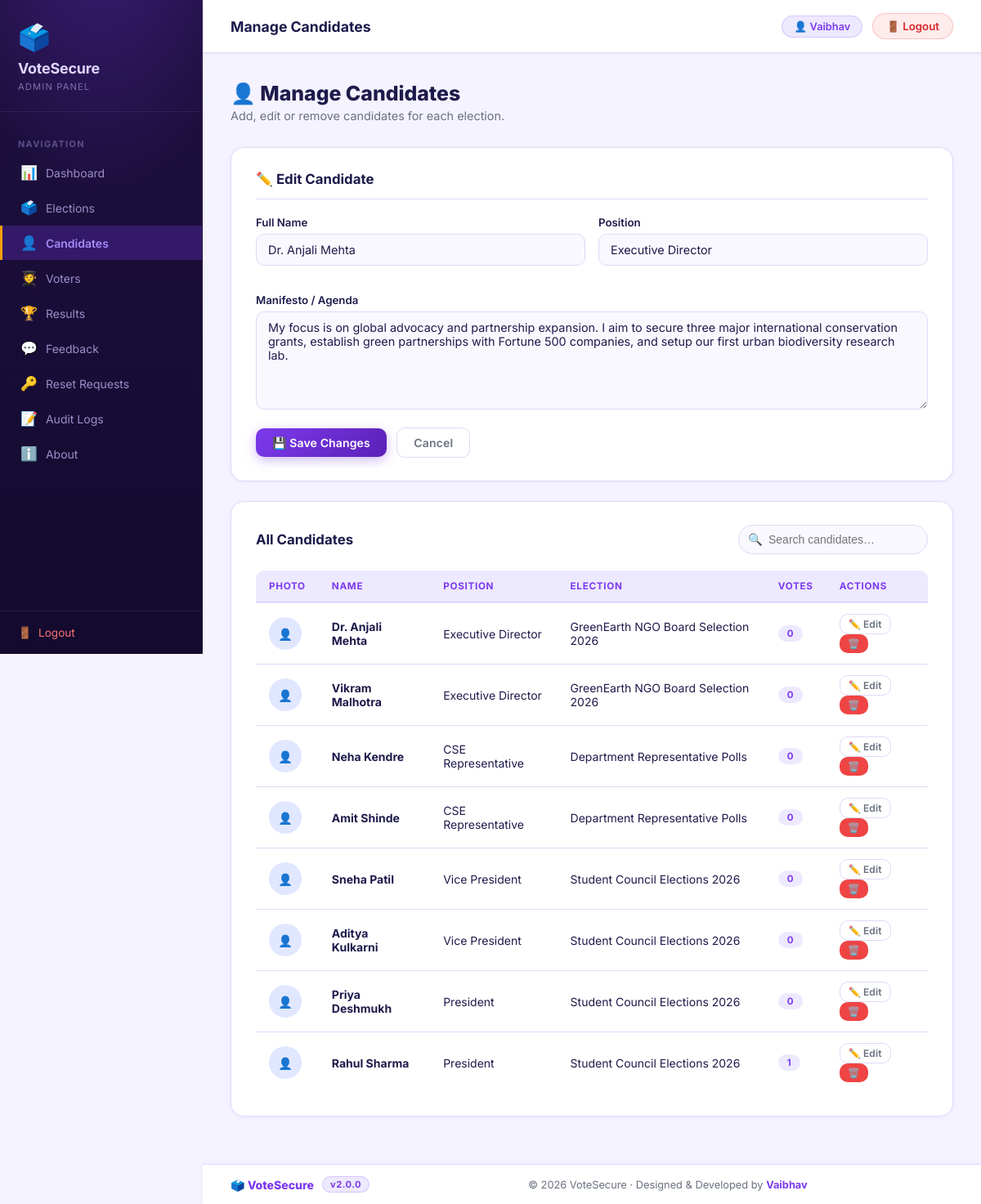
The app's page /admin/manage_candidates.php?edit=8 (signed in) with its own data.
### tables this page shows
CREATE TABLE `candidates` (
  `id` int(11) NOT NULL,
  `name` varchar(100) NOT NULL,
  `position` varchar(100) NOT NULL,
  `election_id` int(11) NOT NULL,
  `image` varchar(255) DEFAULT NULL,
  `manifesto` text DEFAULT NULL
);

CREATE TABLE `elections` (
  `id` int(11) NOT NULL,
  `title` varchar(255) NOT NULL,
  `type` varchar(100) NOT NULL,
  `start_date` date NOT NULL,
  `end_date` date NOT NULL,
  `status` varchar(20) DEFAULT 'Inactive',
  `winner_id` int(11) DEFAULT NULL
);

### admin/manage_candidates.php (the view, shortened to what this page needs)
<?php
include("../config/database.php");
$candidates = $conn->query(
    "SELECT c.*, e.title as election_title,
            (SELECT COUNT(*) FROM votes WHERE candidate_id=c.id) as vote_count
     FROM candidates c
     JOIN elections e ON c.election_id=e.id
     ORDER BY c.id DESC"
)->fetch_all(MYSQLI_ASSOC);
$edit_data = null;
if(isset($_GET['edit'])){
    $edit_id = (int)$_GET['edit'];
    $stmt = $conn->prepare("SELECT * FROM candidates WHERE id=?");
    $stmt->bind_param("i", $edit_id);
    $stmt->execute();
    $edit_data = $stmt->get_result()->fetch_assoc();
}
include("includes/header.php");
?>
<h1 class="page-title">👤 Manage Candidates</h1>
<p class="page-subtitle">Add, edit or remove candidates for each election.</p>
<div class="card">
    <div class="card-title"><?php echo $edit_data ? '✏️ Edit Candidate' : '➕ Add New Candidate'; ?></div>
    <?php if($edit_data): ?>
    <form method="POST">
        <div class="form-grid">
            <div class="form-group">
                <label for="edit_name">Full Name</label>
                <input type="text" id="edit_name" name="name" required
                       value="<?php echo htmlspecialchars($edit_data['name']); ?>">
            </div>
            <div class="form-group">
                <label for="edit_position">Position</label>
                <input type="text" id="edit_position" name="position" required
                       value="<?php echo htmlspecialchars($edit_data['position']); ?>">
            </div>
            <div class="form-group" style="grid-column: span 2;">
                <label for="edit_manifesto">Manifesto / Agenda</label>
                <textarea id="edit_manifesto" name="manifesto" placeholder="Write candidate's manifesto or agenda here..." style="min-height: 120px;"><?php echo htmlspecialchars($edit_data['manifesto'] ?? ''); ?></textarea>
            </div>
        </div>
        <button name="update_candidate" class="btn btn-primary">💾 Save Changes</button>
        <a href="manage_candidates.php" class="btn btn-outline" style="margin-left:8px;">Cancel</a>
    </form>
    <?php endif; ?>
</div>
<div class="card">
    <div class="actions-row">
        <div class="card-title" style="margin:0;border:none;padding:0;">All Candidates</div>
        <div class="search-bar">
            <span class="search-icon">🔍</span>
            <input type="text" id="searchBox" placeholder="Search candidates…">
        </div>
    </div>
    <div class="table-wrap">
        <table class="data-table" id="candidateTable">
            <thead>
                <tr>
                    <th>Photo</th><th>Name</th><th>Position</th>
                    <th>Election</th><th>Votes</th><th>Actions</th>
                </tr>
            </thead>
            <tbody>
            <?php if(empty($candidates)): ?>
                <tr><td colspan="6" style="text-align:center;color:#64748b;padding:24px;">No candidates yet.</td></tr>
            <?php else: ?>
            <?php foreach($candidates as $row): ?>
                <tr>
                    <td>
                        <?php if(!empty($row['image'])): ?>
                            <img src="../uploads/<?php echo htmlspecialchars($row['image']); ?>"
                                 alt="<?php echo htmlspecialchars($row['name']); ?>"
                                 onerror="this.style.display='none';this.nextElementSibling.style.display='flex';">
                            <div style="width:40px;height:40px;border-radius:50%;background:#e0e7ff;display:none;align-items:center;justify-content:center;">👤</div>
                        <?php else: ?>
                            <div style="width:40px;height:40px;border-radius:50%;background:#e0e7ff;display:flex;align-items:center;justify-content:center;">👤</div>
                        <?php endif; ?>
                    </td>
                    <td><strong><?php echo htmlspecialchars($row['name']); ?></strong></td>
                    <td><?php echo htmlspecialchars($row['position']); ?></td>
                    <td><?php echo htmlspecialchars($row['election_title']); ?></td>
                    <td><span class="badge badge-info"><?php echo $row['vote_count']; ?></span></td>
                    <td>
                        <a href="?edit=<?php echo $row['id']; ?>" class="btn btn-outline btn-xs">✏️ Edit</a>
                        <a href="?delete=<?php echo $row['id']; ?>"
                           class="btn btn-danger btn-xs"
                           onclick="return confirm('Delete this candidate?')">🗑️</a>
                    </td>
                </tr>
            <?php endforeach; ?>
            <?php endif; ?>
            </tbody>
        </table>
    </div>
</div>
<?php include("includes/footer.php"); ?>

### assets/css/admin.css (style rules this page uses)
:root { --primary: #7c3aed; --primary-dark: #6d28d9; --primary-deeper: #5b21b6; --primary-light: #ede9fe; --primary-glow: rgba(124, 58, 237, .22); --accent: #f59e0b; --accent-dark: #d97706; --accent-light: #fef3c7; --success: #10b981; --success-dark: #059669; --danger: #ef4444; --danger-dark: #dc2626; --warning: #f59e0b; --sidebar-bg: #1e1040; --sidebar-w: 248px; --text-main: #1e1b4b; --text-muted: #6b7280; --bg-page: #f5f3ff; --bg-card: #ffffff; --border: #e0d9f7; --radius-sm: 10px; --radius-md: 16px; --radius-lg: 22px; --shadow-sm: 0 1px 4px rgba(124, 58, 237, .08); --shadow-md: 0 4px 18px rgba(124, 58, 237, .13); --shadow-lg: 0 12px 44px rgba(124, 58, 237, .18); --transition: 0.22s ease; }
*, *::before, *::after { box-sizing: border-box; margin: 0; padding: 0; }
body { font-family: 'Inter', Arial, sans-serif; background: var(--bg-page); color: var(--text-main); min-height: 100vh; display: flex; }
a { color: var(--primary); text-decoration: none; }
.page-title { font-size: 1.55rem; font-weight: 800; color: var(--text-main); margin-bottom: 4px; }
.page-subtitle { font-size: .9rem; color: var(--text-muted); margin-bottom: 30px; }
.card { background: var(--bg-card); border: 1px solid var(--border); border-radius: var(--radius-md); padding: 28px 30px; box-shadow: var(--shadow-sm); margin-bottom: 24px; }
.card-title { font-size: 1.05rem; font-weight: 700; color: var(--text-main); margin-bottom: 20px; padding-bottom: 14px; border-bottom: 1px solid var(--border); display: flex; align-items: center; gap: 8px; }
.form-grid { display: grid; grid-template-columns: 1fr 1fr; gap: 16px; }
.form-group { margin-bottom: 18px; }
.form-group label { display: block; font-size: .83rem; font-weight: 600; color: var(--text-main); margin-bottom: 6px; }
.form-group input, .form-group textarea, .form-group select { width: 100%; padding: 10px 14px; border: 1.5px solid var(--border); border-radius: var(--radius-sm); font-size: .9rem; font-family: inherit; color: var(--text-main); background: #faf8ff; transition: border-color var(--transition), box-shadow var(--transition); outline: none; }
.form-group textarea { resize: vertical; min-height: 90px; }
.btn { display: inline-flex; align-items: center; gap: 6px; padding: 9px 20px; border-radius: var(--radius-sm); font-size: .875rem; font-weight: 600; cursor: pointer; border: none; text-decoration: none; transition: background var(--transition), transform var(--transition), box-shadow var(--transition); font-family: inherit; letter-spacing: .01em; }
.btn-primary { background: linear-gradient(135deg, var(--primary), var(--primary-deeper)); color: #fff; box-shadow: 0 4px 14px rgba(124, 58, 237, .35); }
.btn-danger { background: var(--danger); color: #fff; }
.btn-outline { background: transparent; border: 1.5px solid var(--border); color: var(--text-muted); }
.btn-xs { padding: 4px 10px; font-size: .75rem; }
.table-wrap { overflow-x: auto; border-radius: var(--radius-sm); }
table.data-table { width: 100%; border-collapse: collapse; font-size: .875rem; }
table.data-table th { background: var(--primary-light); padding: 12px 16px; text-align: left; font-size: .73rem; font-weight: 700; color: var(--primary); text-transform: uppercase; letter-spacing: .06em; border-bottom: 2px solid rgba(124, 58, 237, .15); }
table.data-table td { padding: 13px 16px; border-bottom: 1px solid var(--border); color: var(--text-main); vertical-align: middle; }
table.data-table tr:last-child td { border-bottom: none; }
.badge { display: inline-block; padding: 3px 11px; border-radius: 50px; font-size: .72rem; font-weight: 700; text-transform: uppercase; letter-spacing: .04em; }
.badge-info { background: var(--primary-light); color: var(--primary); }
.search-bar { position: relative; max-width: 300px; }
.search-bar input { width: 100%; padding: 9px 13px 9px 36px; border: 1.5px solid var(--border); border-radius: 50px; font-size: .875rem; outline: none; transition: border-color var(--transition), box-shadow var(--transition); background: #faf8ff; }
.search-bar .search-icon { position: absolute; left: 12px; top: 50%; transform: translateY(-50%); color: var(--text-muted); font-size: .9rem; }
.actions-row { display: flex; align-items: center; justify-content: space-between; gap: 12px; margin-bottom: 20px; flex-wrap: wrap; }

### records on screen
candidates: name "Dr. Anjali Mehta", position "Executive Director", manifesto "My focus is on global advocacy and partnership expansion. I aim to secure three major international conservation grants, establish green partnerships with Fortune 500 companies, and setup our first urban biodiversity research lab.", election.title "GreenEarth NGO Board Selection 2026", vote_count "0"
candidates: name "Vikram Malhotra", position "Executive Director", election.title "GreenEarth NGO Board Selection 2026", vote_count "0"
candidates: name "Neha Kendre", position "CSE Representative", election.title "Department Representative Polls", vote_count "0"
candidates: name "Amit Shinde", position "CSE Representative", election.title "Department Representative Polls", vote_count "0"
candidates: name "Sneha Patil", position "Vice President", election.title "Student Council Elections 2026", vote_count "0"
candidates: name "Aditya Kulkarni", position "Vice President", election.title "Student Council Elections 2026", vote_count "0"
candidates: name "Priya Deshmukh", position "President", election.title "Student Council Elections 2026", vote_count "0"
candidates: name "Rahul Sharma", position "President", election.title "Student Council Elections 2026", vote_count "1"

### other values on screen
$item['icon'] "📊"
$item['label'] "Dashboard"
$item['icon'] "🗳️"
$item['label'] "Elections"
$item['icon'] "👤"
$item['label'] "Candidates"
$item['icon'] "🧑‍🎓"
$item['label'] "Voters"
$item['icon'] "🏆"
$item['label'] "Results"
$item['icon'] "💬"
$item['label'] "Feedback"
$item['icon'] "🔑"
$item['label'] "Reset Requests"
$item['icon'] "📝"
